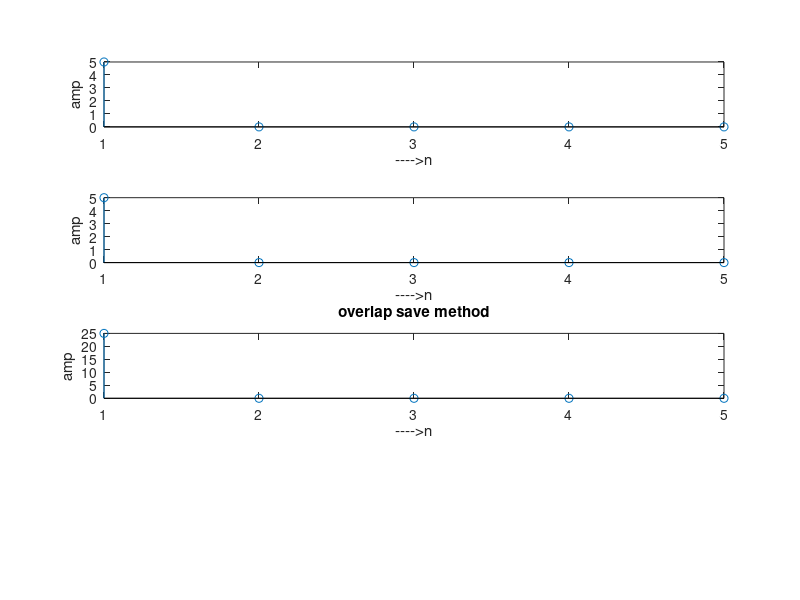

Reproduce this figure in MATLAB.
clc;
clear all;
close all;
X=input('enter 1st sequence:');
h=input('enter 2nd sequence:');
N=input('enter block length:');
l=length(X);
M=length(h);
L=N-M+1;
p=X;
r=rem(1,L);
X=[zeros(1,M-1),X,zeros(1,L-r)];
h=[h,zeros(1,N-M)];
k=floor(l+M-1)/L;
for i=0:k
    xi=X(i*L+1:1i*L+N);
    [y(i+1,1:L)]=cconv(xi,h,N);
    disp(y);
    y(i+1,1:L)=y(i+1,M:N);
end;
for i=0:k
    y1(1,L*i+1:L*i+L)=y(i+1,1:L);
    disp(y1)
end;
subplot(4,1,1)
stem(X);
xlabel('---->n')
ylabel('amp')
subplot(4,1,2)
stem(h);
xlabel('---->n')
ylabel('amp')
subplot(4,1,3)
stem(y1);
xlabel('---->n')
ylabel('amp')
title('overlap save method');